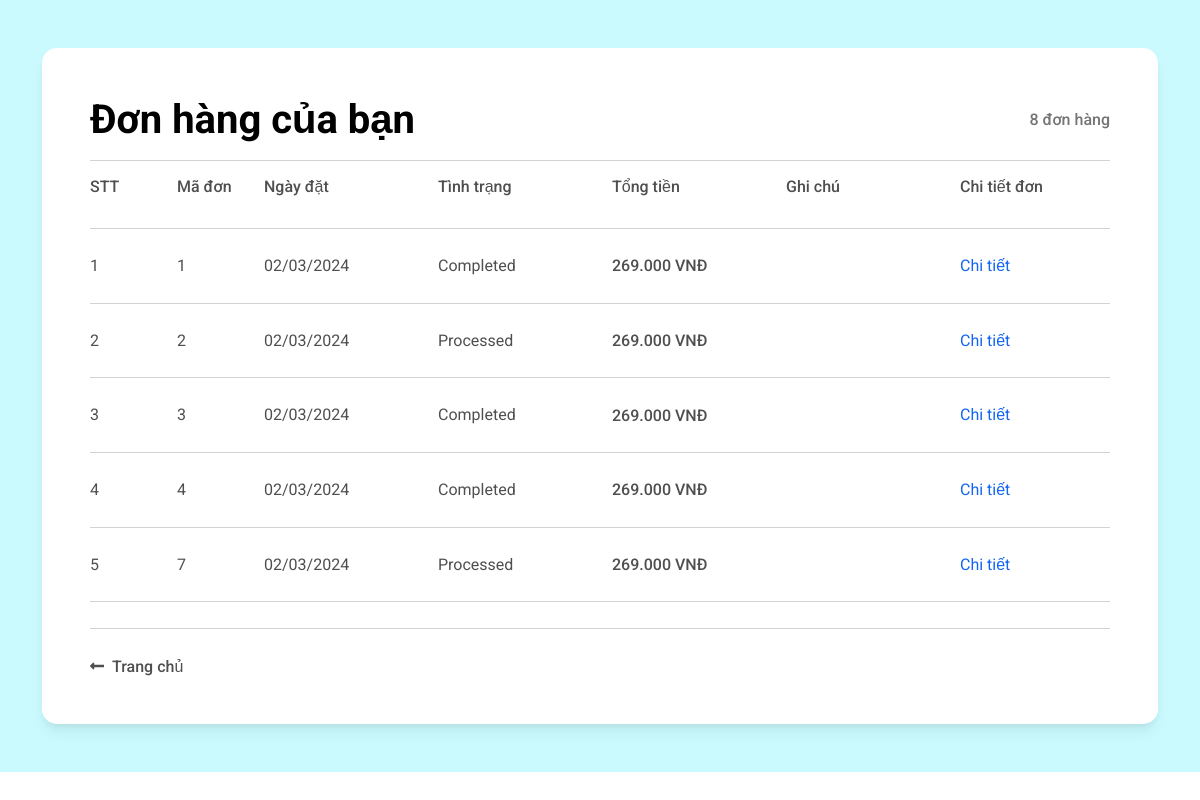
Screenshot of /orders.php (signed in) with the database file from the repository.
### tables this page shows
CREATE TABLE `order` (
  `id` int(11) NOT NULL,
  `user_id` int(11) DEFAULT NULL,
  `fullname` varchar(50) DEFAULT NULL,
  `email` varchar(150) DEFAULT NULL,
  `phone_number` varchar(20) DEFAULT NULL,
  `address` varchar(200) DEFAULT NULL,
  `note` varchar(255) DEFAULT NULL,
  `order_date` datetime DEFAULT NULL,
  `status` int(11) DEFAULT NULL,
  `total_money` int(11) DEFAULT NULL
);

### admin/db/db_func.php (called while the page is built, shortened)
<?php
function excuteResult($sql)
{
    $conn = mysqli_connect(LOCALHOST, DB_USER, DB_PASSWORD, DB_DBNAME);
    $result = mysqli_query($conn, $sql);
    return $result;
}

### orders.php (the view, shortened to what this page needs)
<?php
require_once("./admin/db/db_func.php")
?>
<html>
<head>
    <link rel="stylesheet" href="https://use.fontawesome.com/releases/v5.15.2/css/all.css" />
    <link rel="stylesheet" href="./css/bootstrap-shopping-carts.min.css" />
    <link rel="stylesheet" href="./css/cart.css">
</head>
<body>
    <?php
    function formatDate($date){
        return date('d/m/Y', strtotime($date));
    }
    if (isset($_SESSION['id'])) {
        $uid = $_SESSION['id'];
        $sql = "SELECT * FROM `order` WHERE user_id = '$uid'";
        $res = excuteResult($sql);
        $count = mysqli_num_rows($res);
    } else {
        header("Location: " . SITEURL . "login.php");
    }
    ?>
    <section class="d-flex" style="background-color: #cafafe;">
        <div class="container py-5 h-100">
            <div class="row d-flex justify-content-center align-items-center h-100">
                <div class="col-12">
                    <div class="card card-registration card-registration-2" style="border-radius: 15px;">
                        <div class="card-body p-0">
                            <div class="row g-0">
                                <div class="col-lg-12">
                                    <div class="p-5">
                                        <div class="d-flex justify-content-between align-items-center mb-1">
                                            <h1 class="fw-bold mb-0 text-black">Đơn hàng của bạn</h1>
                                            <h6 class="mb-0 text-muted"><?= $count ?> đơn hàng</h6>
                                        </div>
                                        <div class="header-orders">
                                            <hr>
                                            <div class="row d-flex justify-content-between align-items-center">
                                                <div class="col-md-1 col-lg-1 col-xl-1">
                                                    <h6>STT</h6>
                                                </div>
                                                <div class="col-md-1 col-lg-1 col-xl-1">
                                                    <h6>Mã đơn</h6>
                                                </div>
                                                <div class="col-md-2 col-lg-2 col-xl-2">
                                                    <h6>Ngày đặt</h6>
                                                </div>
                                                <div class="col-md-2 col-lg-2 col-xl-2">
                                                    <h6>Tình trạng</h6>
                                                </div>
                                                <div class="col-md-2 col-lg-2 col-xl-2">
                                                    <h6>Tổng tiền</h6>
                                                </div>
                                                <div class="col-md-2 col-lg-2 col-xl-2">
                                                    <h6>Ghi chú</h6>
                                                </div>
                                                <div class="col-md-2 col-lg-2 col-xl-2">
                                                    <h6>Chi tiết đơn</h6>
                                                </div>
                                            </div>
                                        </div>
                                        <div class="list-cart">
                                            <?php
                                            function convertStatusToString($status)
                                            {
                                                switch ($status) {
                                                    case 0:
                                                        $status = "Processing";
                                                        break;
                                                    case 1:
                                                        $status = "Processed";
                                                        break;
                                                    case 2:
                                                        $status = "Delivering";
                                                        break;
                                                    case 3:
                                                        $status = "Completed";
                                                        break;
                                                }
                                                return $status;
                                            }
                                            if ($count > 0) {
                                                $sn = 1;
                                                while ($rows = mysqli_fetch_assoc($res)) {
                                                    $order_id = $rows['id'];
                                                    $order_date = formatDate($rows['order_date']);
                                                    $status = $rows['status'];
                                                    $total_money = $rows['total_money']; ?>
                                                    <div class="box-item-cart" key="<?= $order_id; ?>">
                                                        <hr class="my-4">
                                                        <div class="row mb-4 d-flex justify-content-between align-items-center">
                                                            <div class="col-md-1 col-lg-1 col-xl-1">
                                                                <?= $sn++; ?>
                                                            </div>
                                                            <div class="col-md-1 col-lg-1 col-xl-1">
                                                                <?= $order_id; ?>
                                                            </div>
                                                            <div class="col-md-2 col-lg-2 col-xl-2">
                                                                <?= $order_date; ?>
                                                            </div>
                                                            <div class="col-md-2 col-lg-2 col-xl-2">
                                                                <?= convertStatusToString($status); ?>
                                                            </div>
                                                            <div class="col-md-2 col-lg-2 col-xl-2">
                                                                <h6 class="mb-0 price total_product_money"><?= $total_money; ?></h6>
                                                            </div>
                                                            <div class="col-md-2 col-lg-2 col-xl-2">
                                                                <a href="<?= SITEURL; ?>order_details.php?order_id=<?= $order_id; ?>&status=<?= $status; ?>">Chi tiết</a>
                                                            </div>
                                                        </div>
                                                    </div>
                                            <?php }
                                            } else {
                                                echo "<h1 class='justify-content-between'>Không có dữ liệu</h1>";
                                            }
                                            ?>
                                        </div>
                                        <hr class="my-4">
                                        <div class="pt-1">
                                            <h6 class="mb-0"><a href="<?= SITEURL; ?>" class="text-body"><i class="fas fa-long-arrow-alt-left me-2"></i>Trang chủ</a></h6>
                                        </div>
                                    </div>
                                </div>
                            </div>
                        </div>
                    </div>
                </div>
            </div>
        </div>
    </section>
</body>
</html>

### css/cart.css (style rules this page uses)
.list-cart { height: 400px; overflow-y: auto; overflow-x: hidden; }

### rows the page displays
order: id "1", order_date "02/03/2024", status "Completed"
order: id "2", order_date "02/03/2024", status "Processed"
order: id "3", order_date "02/03/2024", status "Completed"
order: id "4", order_date "02/03/2024", status "Completed"
order: id "7", order_date "02/03/2024", status "Processed"

### other values shown
$count "8"
